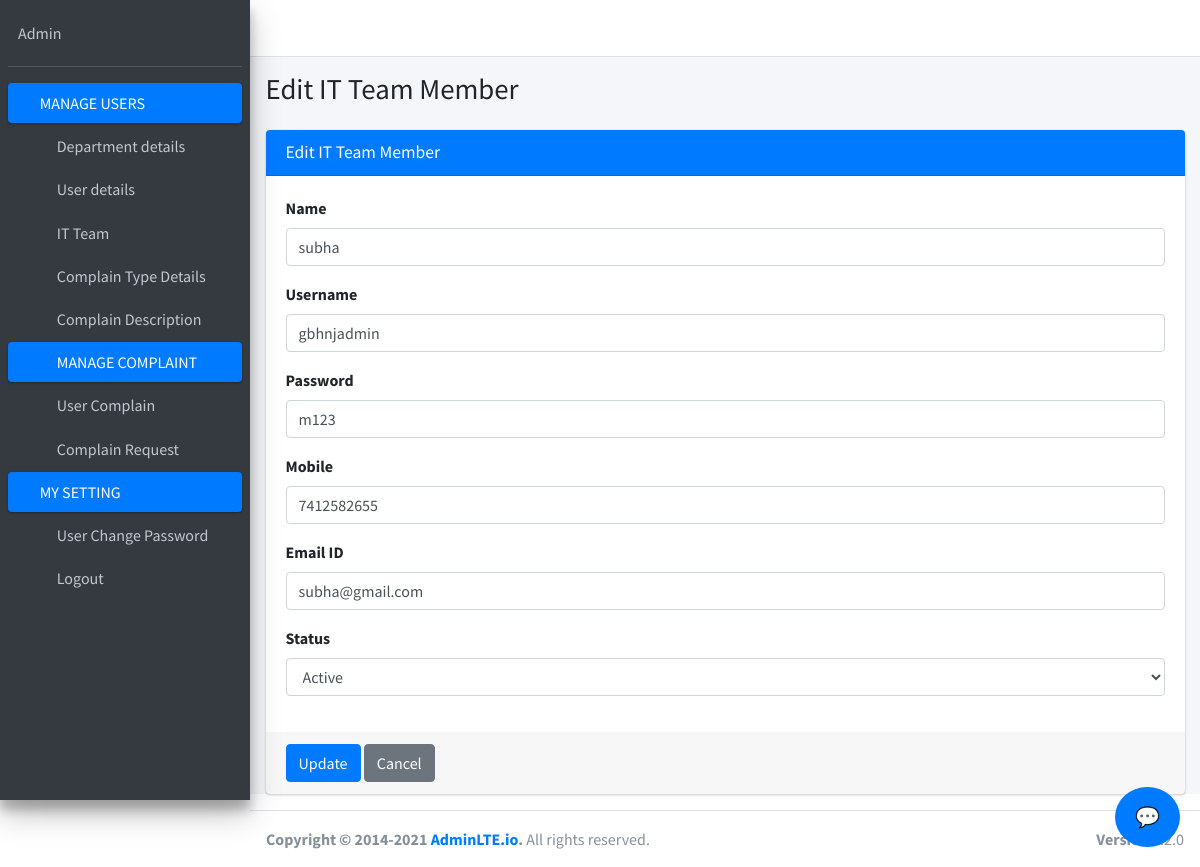
The page /edit_it_team/1/ on the database its author committed.
### admin_support/models.py (models this page shows, shortened)
class ITTeam(models.Model):
    STATUS_CHOICES = (
        ('Active', 'Active'),
        ('Inactive', 'Inactive'),
    )
    it_team_id = models.AutoField(primary_key=True)
    username = models.CharField(max_length=150, unique=True, null=True, blank=True)
    password = models.CharField(max_length=128, null=True, blank=True)
    name = models.CharField(max_length=100, null=True, blank=True)
    mobile = models.CharField(max_length=15, null=True, blank=True)
    email_id = models.EmailField(max_length=255, null=True, blank=True)
    create_dt = models.DateTimeField(default=timezone.now, null=True, blank=True)
    status = models.CharField(max_length=10, choices=STATUS_CHOICES, default='Active', null=True, blank=True)

### admin_support/views.py (the view)
# urls.py: path('edit_it_team/<int:it_team_id>/', views.edit_it_team, name='edit_it_team'),
def edit_it_team(request, it_team_id=0):
    team = get_object_or_404(ITTeam, it_team_id = it_team_id)
    return render(request, 'edit_it_team.html', {'team': team})

### admin_support/templates/Edit_it_team.html (shortened to what this page needs)
{% load static %}
<!DOCTYPE html>
<html lang="en">
<head>
  {% include 'link.html' %}
</head>
<body class="hold-transition sidebar-mini layout-fixed">
<div class="wrapper">
  {% include 'base.html' %}
  <div class="content-wrapper">
    <div class="content-header">
      <div class="container-fluid">
        <div class="row mb-2">
          <div class="col-sm-6">
            <h1 class="m-0">Edit IT Team Member</h1>
          </div>
        </div>
      </div>
    </div>
    <section class="content">
      <div class="container-fluid">
        <div class="card card-primary">
          <div class="card-header">
            <h3 class="card-title">Edit IT Team Member</h3>
          </div>
          <form method="POST" action="{% url 'update_it_team' %}">
            <div class="card-body">
              <div class="form-group">
                <label for="name">Name</label>
                <input type="text" name="name" value="{{ team.name }}" class="form-control" required>
              </div>
              <div class="form-group">
                <label for="username">Username</label>
                <input type="text" name="username" value="{{ team.username }}" class="form-control" required>
              </div>
              <div class="form-group">
                <label for="password">Password</label>
                <input type="text" name="password" value="{{ team.password }}" class="form-control" required>
              </div>
              <div class="form-group">
                <label for="mobile">Mobile</label>
                <input type="text" name="mobile" value="{{ team.mobile }}" class="form-control" required>
              </div>
              <div class="form-group">
                <label for="email_id">Email ID</label>
                <input type="email" name="email_id" value="{{ team.email_id }}" class="form-control" required>
              </div>
              <div class="form-group">
                <label for="status">Status</label>
                <select name="status" class="form-control" required>
                  <option value="Active" {% if team.status == 'Active' %}selected{% endif %}>Active</option>
                </select>
              </div>
            </div>
            <div class="card-footer">
              <button type="submit" class="btn btn-primary">Update</button>
              <a href="{% url 'it_team_details' %}" class="btn btn-secondary">Cancel</a>
            </div>
          </form>
        </div>
      </div>
    </section>
  </div>
  {% include 'footer.html' %}
</div>
{% include 'scriptfile.html' %}
<div id="chat-btn">💬</div>
</body>
</html>

### admin_support/templates/Edit_it_team.html (style rules this page uses)
#chat-btn { position: fixed; bottom: 20px; right: 20px; background: #007bff; color: white; padding: 15px 20px; border-radius: 50%; cursor: pointer; font-size: 20px; z-index: 9999; }

### rows shown on the page
ITTeam: name "subha", username "gbhnjadmin", password "m123", mobile "7412582655", email_id "subha@gmail.com", status "Active"
